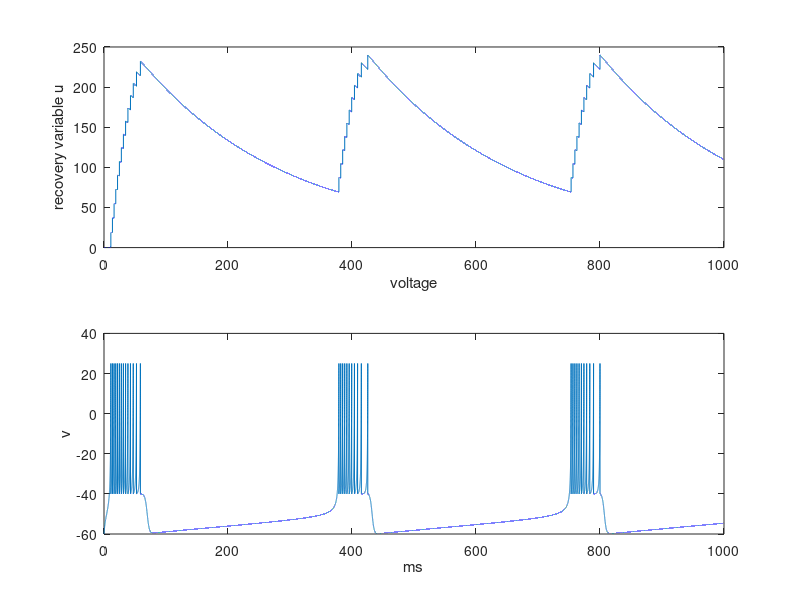

The MATLAB script that drew this image:
%chattering neuron
%find tradjectories and nullclines
clear;clf;
global C k vr vt a b vpeak d;
C=50; k=1.5;
vr = -60; vt = -40;
a = 0.03; b = 1;
v_reset = -40;
d = 150;
vpeak = 25;
T = 1000; %ms
tau = 0.01; %ms
n = (T/tau);%timesteps


I_amp = -0.50;
v = (vr)*ones(1,n); 
u = zeros(1,n); % initial values

I = I_amp*C.*ones(1,n);
I_offset = 255.0;
 % pulse of input DC current
num_spikes = 0;
for i=1:n-1
    % forward Euler method
if(I(i)<0)
    b = 1;
    d = 18;
    k = 1.5;
    a = 0.004;
else
    b=-2;
    d = 100;
    k = 0.5;
    a = 0.03;
end
    
    v(i+1)=v(i)+tau*(k*(v(i)-vr)*(v(i)-vt)-u(i)+I(i)+I_offset)/C;
    u(i+1)=u(i)+tau*a*(b*(v(i)-vr)-u(i));
    if v(i+1)>=vpeak % a spike is fired!
        num_spikes = num_spikes +1;
        v(i)=vpeak; % padding the spike amplitude
        v(i+1)=v_reset; % membrane voltage reset
        u(i+1)=u(i+1)+d; % recovery variable update
    end
    
  
end

        
    


figure(1);
subplot(2,1,1);
% plot(v,u,'k');hold on;
plot(tau.*(1:n), u);
% axis([-90,vpeak,-200,100]);
xlabel('voltage');
ylabel('recovery variable u');

subplot(2,1,2);
plot(tau.*(1:n),v(1:n));hold on;
xlabel('ms');
ylabel('v');
disp(num_spikes);